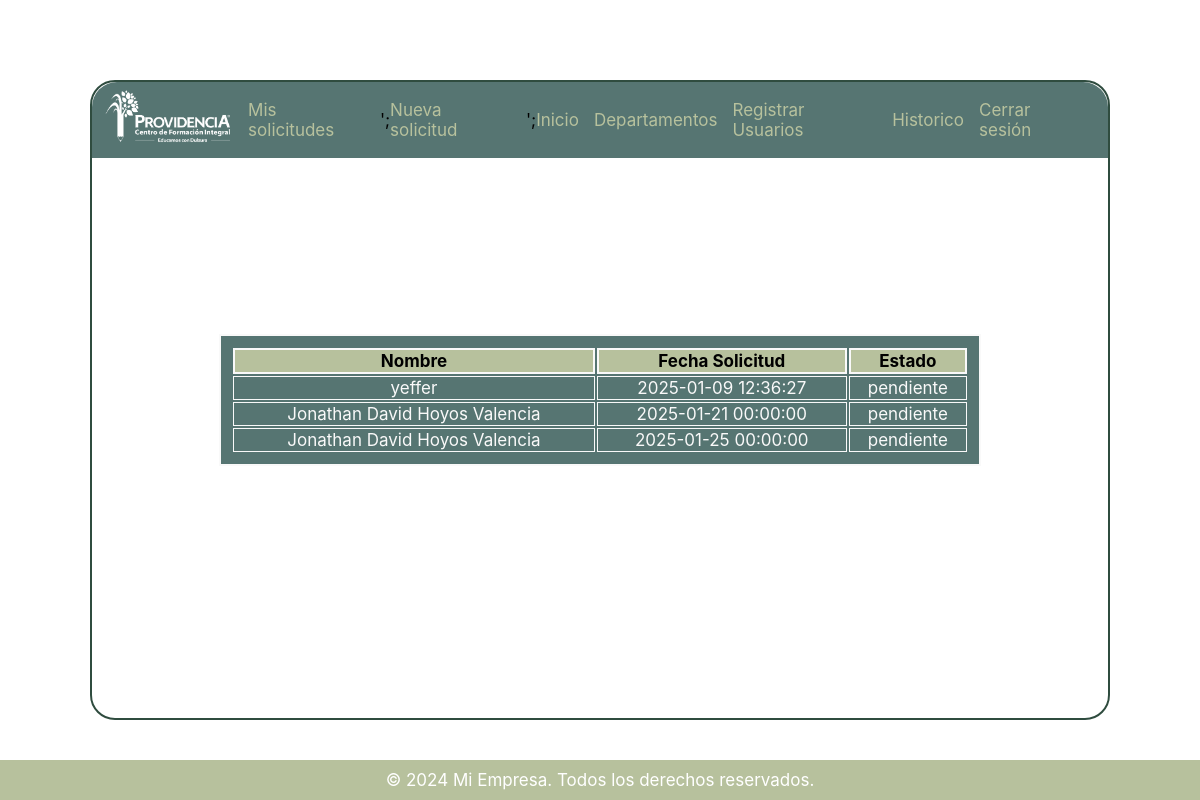
Page /app/views/dashboard.php (signed in) on the earlier database version.
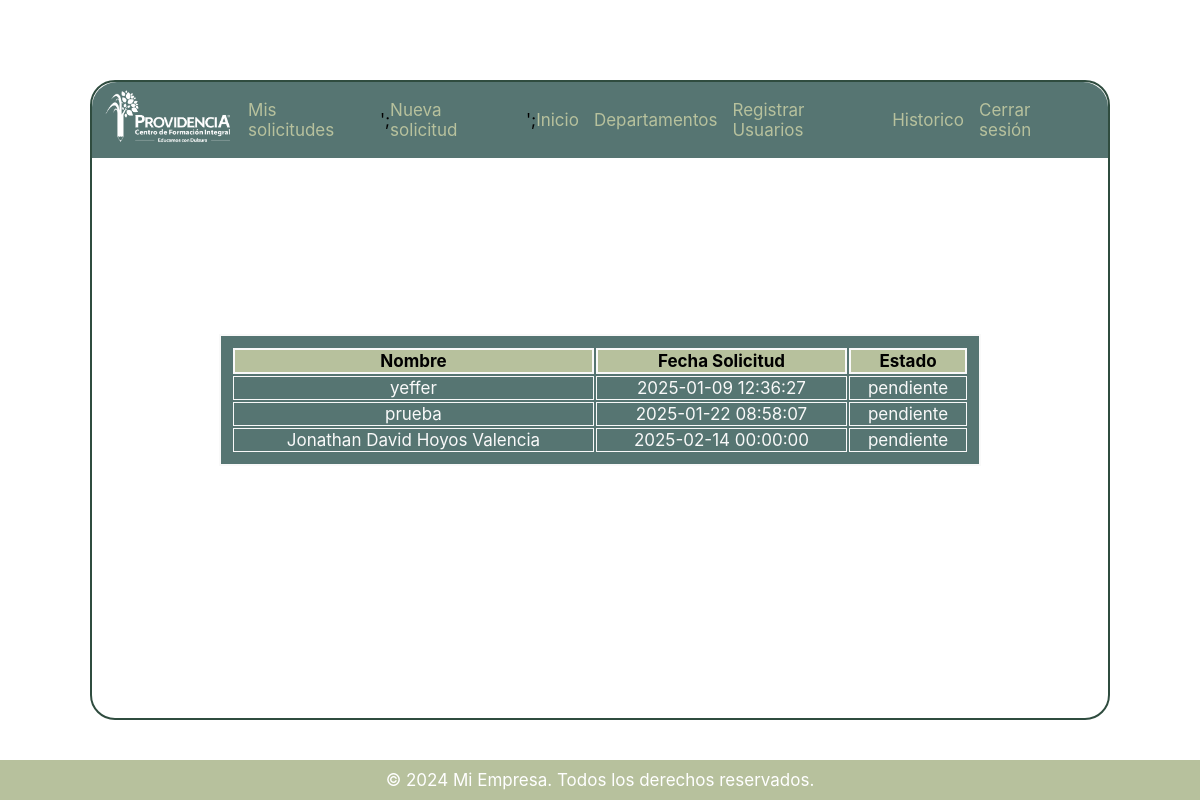
Same page on the later database version.
### tables this page shows
CREATE TABLE `solicitudes` (
  `id_solicitud` int(11) NOT NULL,
  `identificador_solicitud` varchar(50) NOT NULL,
  `nombre` varchar(100) NOT NULL,
  `cedula` int(11) NOT NULL,
  `correo` varchar(100) NOT NULL,
  `id_departamento` int(11) NOT NULL,
  `fecha_solicitud` datetime NOT NULL DEFAULT current_timestamp(),
  `fecha_permiso` date NOT NULL,
  `hora_salida` time NOT NULL,
  `hora_ingreso` time NOT NULL,
  `observaciones` text DEFAULT NULL,
  `tipo_permiso` varchar(19) NOT NULL,
  `evidencia` varchar(255) DEFAULT NULL,
  `motivo_del_desplamiento` varchar(150) DEFAULT NULL,
  `departamento_de_desplazamiento` varchar(150) DEFAULT NULL,
  `municipio_desplazamiento` varchar(150) DEFAULT NULL,
  `lugar_desplazamiento` varchar(150) DEFAULT NULL,
  `medio_transporte` enum('MOTOCICLETA','AUTOMOVIL','TRANSPORTE PUBLICO','AVION') NOT NULL,
  `placa_vehiculo` varchar(20) DEFAULT NULL,
  `estado` enum('pendiente','aprobada','rechazada','eliminada') DEFAULT 'pendiente'
);

### conexion.php (called while the page is built, shortened)
<?php
class ConectService {
    static public function conectar()
    {
             $rutaServidor = "localhost";
             $puerto = "3306";
             $usuario = "root";
             $contrasena = "";
             $BD = "solicitud_permisos";
        $base_de_datos = null;
        try {
            $base_de_datos = new PDO("mysql:host=$rutaServidor;port=$puerto;dbname=$BD", $usuario, $contrasena);
            $base_de_datos->setAttribute(PDO::ATTR_ERRMODE, PDO::ERRMODE_EXCEPTION);
        } catch (PDOException $e) {
            throw new Exception("Error al conectar a la base de datos: " . $e->getMessage());
        }
        return  $base_de_datos;
    }
}
?>

### app/controller/solicitudController.php (called while the page is built, shortened)
<?php
require_once __DIR__ . '/../models/SolicitudModel.php';
class SolicitudController {
    public $solicitudModel;
    public function __construct() {
        $this->solicitudModel = new solicitudModel();
    }
    public function solicitudesDeDepartamento($id_departamento){
        if (!$id_departamento) {
            return json_encode(['error' => 'El ID del departamento es obligatorio']);
        } else {
            $solicitudes = $this->solicitudModel->solicitudesDeDepartamento($id_departamento);
            if ($solicitudes) {
                return $solicitudes;
            } else {
                return false;
            }
        }
    }
}

### app/models/SolicitudModel.php (called while the page is built, shortened)
<?php
require_once __DIR__ . '/../../conexion.php';
class solicitudModel {
    private $db;
    public function __construct()
    {
        $this->db = ConectService::conectar();
    }
    public function solicitudesDeDepartamento($id_departamento){
        $sql = "SELECT * FROM solicitudes WHERE id_departamento = ? AND estado = 'pendiente';";
        $smtp = $this->db->prepare($sql);
        $smtp->execute([$id_departamento]);
        return $smtp->fetchAll(PDO::FETCH_ASSOC);
    }
}
?>

### app/views/dashboard.php (the view, shortened to what this page needs)
<?php
require_once __DIR__ . '/../controller/solicitudController.php';
$solicitudController = new SolicitudController();
$id_departamento = $_SESSION['id_departamento'];
$solicitudes = $solicitudController->solicitudesDeDepartamento($id_departamento);
?>
<!DOCTYPE html>
<html lang="es">
<head>
    <link rel="stylesheet" href="https://cdnjs.cloudflare.com/ajax/libs/font-awesome/6.4.0/css/all.min.css">
    <link rel="stylesheet" href="/solicitud_de_permisos_laborales/app/assets/css/style.css">
</head>
<body>
    <main>
    <section id="navigation">
    <nav>
        <figure style="margin:0; padding:0; width:150px;">
            <a href="dashboard.php"><img src="/solicitud_de_permisos_laborales/app/assets/img/logocfipblanco.png" style="width: 100%;" alt=""></a>
        </figure>
        <ul id="menu">
            <li><a href="solicitudes.php">Mis solicitudes</a></li>';
            <li><a href="solicitud_de_permisos.php">Nueva solicitud</a></li>';
            <?php if ($_SESSION['rol'] == "lider_aprobador" || $_SESSION['rol'] == "administrador" || $_SESSION['rol'] == "TI"){
                echo '<li><a href="dashboard.php">Inicio</a></li>';
            }
            ?>
            <?php if ($_SESSION['rol'] == 'administrador'){
                    echo '<li><a href="departamentos.php">Departamentos</a></li>';
                    echo '<li><a href="register.php"> Registrar Usuarios</a></li>';
                    echo '<li><a href="historico.php"> Historico </a></li>';
                }
            ?>
            <li><a href="/solicitud_de_permisos_laborales/cierre_de_sesion.php" id="btn_salir">Cerrar sesión</a></li>
        </ul>
    </nav>
</section>
    <div class="tabla_registro">
        <table id="tabla_registros" style="height: 100% ;width: 100%;">
            <thead>
                <tr>
                    <th >Nombre</th>
                    <th >Fecha Solicitud</th>
                    <th >Estado</th>
                </tr>
            </thead>
            <tbody>
                <?php if ($solicitudes):?>
                <?php foreach ($solicitudes as $pruebas1): ?>
                <tr>
                    <td class="td_solicitud"><?php echo htmlspecialchars($pruebas1['nombre']); ?></td>
                    <td class="td_solicitud"><?php echo htmlspecialchars($pruebas1['fecha_solicitud']); ?></td>
                    <td class="td_solicitud" id="estado_<?php echo $pruebas1['id_solicitud'];?>"><?php echo htmlspecialchars($pruebas1['estado']); ?></td>
                </tr>
                <?php endforeach; ?>
                <?php else:?>
                    <td class="td_solicitud" colspan="4">No tienes solicitudes pendientes en tu departamento</td>
                <?php endif; ?>
            </tbody>
        </table>
    </div>
    </main>
    <footer>
        <p>&copy; 2024 Mi Empresa. Todos los derechos reservados.</p>
    </footer>
</body>
</html>

### app/assets/css/style.css (style rules this page uses)
* { box-sizing: border-box; transition: all 0.3s ease-in-out; font-size: 17px; font-family: "Inter"; }
:root { --verde-corporativo: #72BE44; --verde-claro: #B7C19D; --azul-verde: #567572; --blanco: #F9F9F9; --verde-opaco: #2F4C3F; --veich:#E8D9cE; --gris-fondo: #ACB0AE; }
body, html { margin: 0; padding: 0; height: 100%; font-family: Arial, sans-serif; background: url(/solicitud_de_permisos_laborales/app/assets/img/loginBackground.jpg)center center /cover no-repeat ; }
#navigation { position: relative; display: flex; justify-content: space-between; width: 100%; background-color:var(--azul-verde); border-radius: 25px 25px 0 0; }
nav { position: relative; padding: 8px; width: 100%; display: flex; justify-content: space-between; }
nav ul li a { display: inline-flex; text-decoration: none; list-style-type: none; padding: 0; color: var(--verde-claro); }
nav ul li { display: inline; margin-right: 15px; }
main { position: absolute; top: 50%; left: 50%; transform: translate(-50% , -50%); margin: auto; background-color: rgba(255, 255, 255, 0.6); border-radius: 25px; border: solid 2px var(--verde-opaco); width: 85%; height: 80%; padding: 0px; display: flex; flex-direction: column; align-items: center; }
#menu { margin: 0; padding: 0; display: flex; align-items: center; }
.tabla_registro { border: solid 2px var(--blanco); width: 75%; max-height: 60%; padding: 10px; position: absolute; left: 50%; top: 50%; transform: translateX(-50%) translateY(-50%); background-color: var(--azul-verde); overflow-y: auto; }
#tabla_registros thead { position: sticky; top: 0; background-color: var(--verde-claro); z-index: 1; padding: 0; margin: 0; }
.tabla_registro thead tr th { background-color: var(--verde-claro); border: solid 2px var(--blanco); text-align: center; }
.td_solicitud { border: solid 1px var(--blanco); color: var(--blanco); text-align: center; }
footer { background-color: var(--verde-claro); text-align: center; padding: 10px 0; color: white; position: absolute; bottom: 0; width: 100%; }
footer p { margin: 0; }

Differences in the rows shown:
no longer on this page (row edited): solicitudes: nombre "Jonathan David Hoyos Valencia", fecha_solicitud "2025-01-21 00:00:00", estado "pendiente"
no longer on this page (row edited): solicitudes: nombre "Jonathan David Hoyos Valencia", fecha_solicitud "2025-01-25 00:00:00", estado "pendiente"
added solicitudes: nombre "prueba", fecha_solicitud "2025-01-22 08:58:07", estado "pendiente"
added solicitudes: nombre "Jonathan David Hoyos Valencia", fecha_solicitud "2025-02-14 00:00:00", estado "pendiente"
